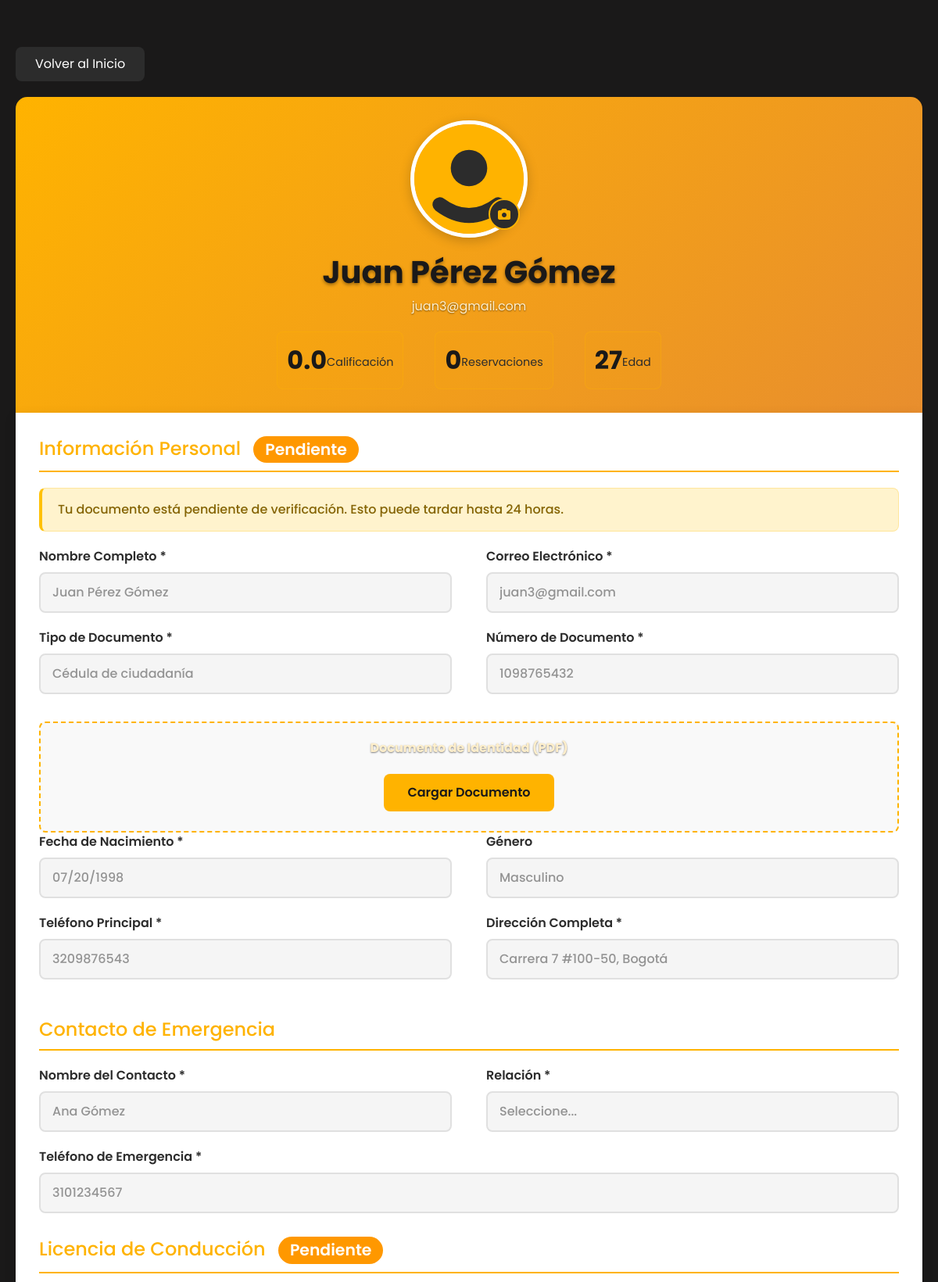
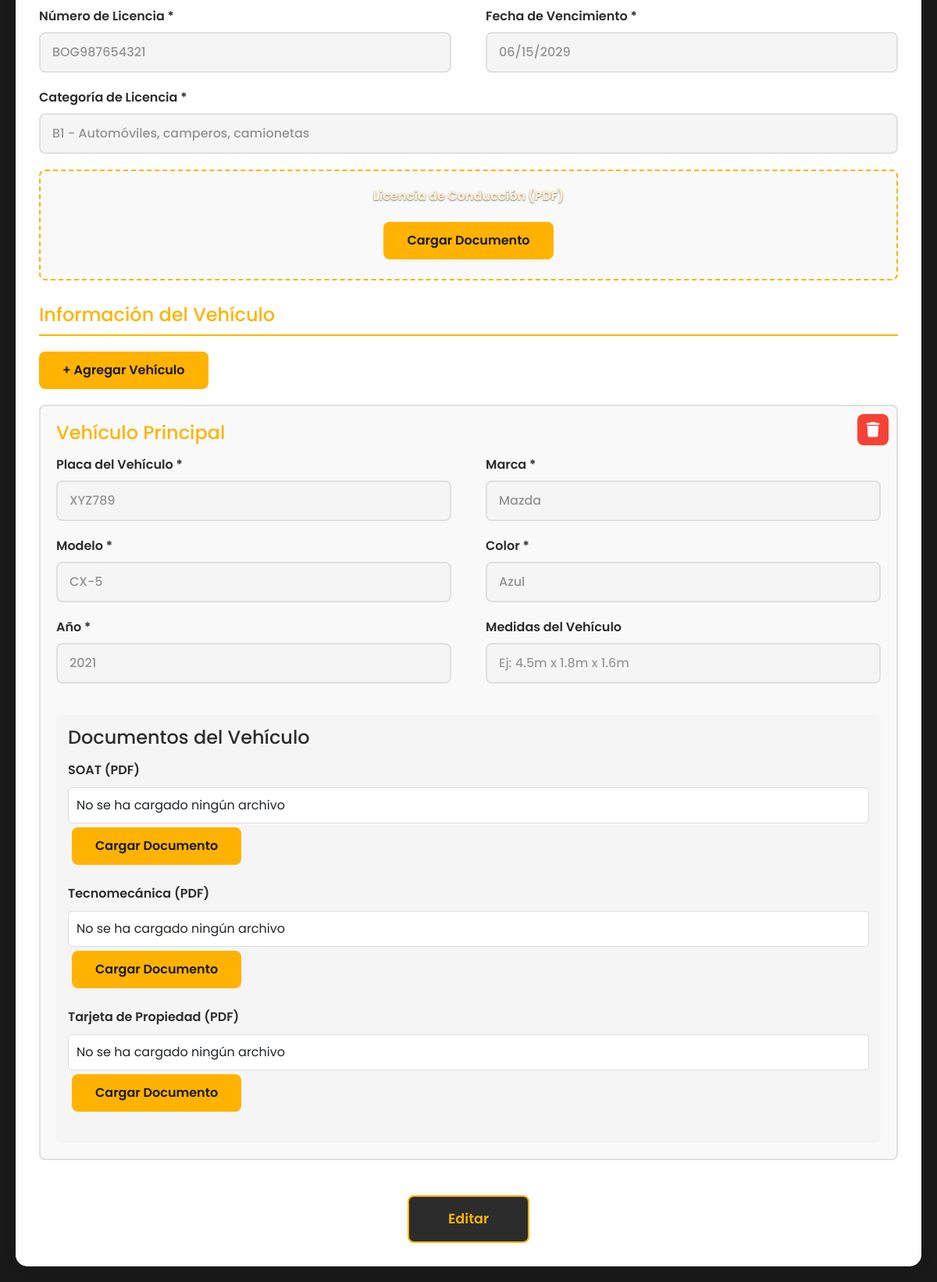
The app's page /driver/profile (signed in) with its own data (2 pictures, top to bottom).
### tables this page shows
CREATE TABLE users (
            id INTEGER PRIMARY KEY AUTOINCREMENT,
            name TEXT NOT NULL,
            email TEXT NOT NULL UNIQUE,
            password BLOB NOT NULL,
            phone TEXT,
            role TEXT
        , document_type TEXT, document_number TEXT, emergency_phone TEXT, emergency_contact_name TEXT, emergency_contact_relationship TEXT, birth_date TEXT, address TEXT, profile_photo TEXT, document_photo TEXT, license_number TEXT, license_expiry_date TEXT, license_category TEXT, license_photo TEXT, gender TEXT, vehicle_plate TEXT, vehicle_brand TEXT, vehicle_model TEXT, vehicle_color TEXT, vehicle_year INTEGER, document_verified TEXT DEFAULT "pendiente", license_verified TEXT DEFAULT "pendiente", rating REAL DEFAULT 0.0, total_reservations INTEGER DEFAULT 0, total_cancellations INTEGER DEFAULT 0, account_status TEXT DEFAULT "activo", last_activity TIMESTAMP);

### app.py (the view)
@app.route('/driver/profile')
def driver_profile():
    if 'user_id' not in session:
        return redirect(url_for('auth.login'))
    from models import get_driver_profile, check_license_validity, get_driver_age
    user_id = session['user_id']
    profile = get_driver_profile(user_id)
    if not profile:
        flash('No se pudo cargar el perfil', 'error')
        return redirect(url_for('driver_index'))
    profile['age'] = get_driver_age(user_id)
    profile['license_validity'] = check_license_validity(user_id)
    return render_template('driver_profile_new.html', profile=profile)

### templates/driver_profile_new.html (shortened to what this page needs)
{% extends "layout.html" %}
{% block content %}
<div class="profile-container">
    <a href="{{ url_for('driver_index') }}" class="back-btn">Volver al Inicio</a>
    <div class="profile-header">
        <div class="profile-photo-container">
            <img
                src="{{ profile.profile_photo or '/static/img/default-avatar.svg' }}"
                alt="Foto de perfil"
                class="profile-photo"
                id="profilePhotoPreview"
            >
            <label for="profilePhotoInput" class="photo-upload-btn" title="Cambiar foto">
                <i class="fas fa-camera"></i>
            </label>
        </div>
        <h1>{{ profile.name }}</h1>
        <p>{{ profile.email }}</p>
        <div class="profile-stats">
            <div class="stat-item">
                <div class="stat-value">{{ "%.1f"|format(profile.rating) }}</div>
                <div class="stat-label">Calificación</div>
            </div>
            <div class="stat-item">
                <div class="stat-value">{{ profile.total_reservations }}</div>
                <div class="stat-label">Reservaciones</div>
            </div>
            <div class="stat-item">
                <div class="stat-value">{{ profile.age or 'N/A' }}</div>
                <div class="stat-label">Edad</div>
            </div>
        </div>
    </div>
    <div class="profile-body">
        <form id="profileForm">
            <h2 class="section-title">
                Información Personal
                {% if profile.document_verified == 'verificado' %}
                    <span class="verification-badge badge-verified">Verificado</span>
                {% elif profile.document_verified == 'rechazado' %}
                    <span class="verification-badge badge-rejected">Rechazado</span>
                {% else %}
                    <span class="verification-badge badge-pending">Pendiente</span>
                {% endif %}
            </h2>
            {% if profile.document_verified == 'rechazado' %}
                <div class="alert alert-danger">
                    Tu documento fue rechazado. Por favor verifica la información y vuelve a cargar los documentos.
                </div>
            {% elif profile.document_verified == 'pendiente' %}
                <div class="alert alert-warning">
                    Tu documento está pendiente de verificación. Esto puede tardar hasta 24 horas.
                </div>
            {% endif %}
            <div class="row">
                <div class="form-group">
                    <label class="form-label">Nombre Completo *</label>
                    <input type="text" class="form-control" name="name" value="{{ profile.name }}" required disabled>
                </div>
                <div class="form-group">
                    <label class="form-label">Correo Electrónico *</label>
                    <input type="email" class="form-control" value="{{ profile.email }}" disabled>
                </div>
            </div>
            <div class="row">
                <div class="form-group">
                    <label class="form-label">Tipo de Documento *</label>
                    <select class="form-control" name="document_type" required disabled>
                        <option value="Cédula de ciudadanía" {{ 'selected' if profile.document_type == 'Cédula de ciudadanía' }}>Cédula de ciudadanía</option>
                    </select>
                </div>
                <div class="form-group">
                    <label class="form-label">Número de Documento *</label>
                    <input type="text" class="form-control" name="document_number" value="{{ profile.document_number or '' }}" required disabled>
                </div>
            </div>
            <div class="document-upload">
                <p><strong>Documento de Identidad (PDF)</strong></p>
                <button type="button" class="upload-btn" onclick="document.getElementById('documentPdfInput').click()">
                    Cargar Documento
                </button>
            </div>
            <div class="row">
                <div class="form-group">
                    <label class="form-label">Fecha de Nacimiento *</label>
                    <input type="date" class="form-control" name="birth_date" value="{{ profile.birth_date or '' }}" required disabled>
                </div>
                <div class="form-group">
                    <label class="form-label">Género</label>
                    <select class="form-control" name="gender" disabled>
                        <option value="Masculino" {{ 'selected' if profile.gender == 'Masculino' }}>Masculino</option>
                    </select>
                </div>
            </div>
            <div class="row">
                <div class="form-group">
                    <label class="form-label">Teléfono Principal *</label>
                    <input type="tel" class="form-control" name="phone" value="{{ profile.phone or '' }}" required disabled>
                </div>
                <div class="form-group">
                    <label class="form-label">Dirección Completa *</label>
                    <input type="text" class="form-control" name="address" value="{{ profile.address or '' }}" required disabled>
                </div>
            </div>
            <h2 class="section-title">Contacto de Emergencia</h2>
            <div class="row">
                <div class="form-group">
                    <label class="form-label">Nombre del Contacto *</label>
                    <input type="text" class="form-control" name="emergency_contact_name" value="{{ profile.emergency_contact_name or '' }}" required disabled>
                </div>
                <div class="form-group">
                    <label class="form-label">Relación *</label>
                    <select class="form-control" name="emergency_contact_relationship" required disabled>
                        <option value="">Seleccione...</option>
                    </select>
                </div>
            </div>
            <div class="form-group">
                <label class="form-label">Teléfono de Emergencia *</label>
                <input type="tel" class="form-control" name="emergency_phone" value="{{ profile.emergency_phone or '' }}" required disabled>
            </div>
            <h2 class="section-title">
                Licencia de Conducción
                {% if profile.license_verified == 'verificado' %}
                    <span class="verification-badge badge-verified">Verificada</span>
                {% elif profile.license_verified == 'rechazado' %}
                    <span class="verification-badge badge-rejected">Rechazada</span>
                {% else %}
                    <span class="verification-badge badge-pending">Pendiente</span>
                {% endif %}
            </h2>
            <div class="row">
                <div class="form-group">
                    <label class="form-label">Número de Licencia *</label>
                    <input type="text" class="form-control" name="license_number" value="{{ profile.license_number or '' }}" required disabled>
                </div>
                <div class="form-group">
                    <label class="form-label">Fecha de Vencimiento *</label>
                    <input type="date" class="form-control" name="license_expiry_date" value="{{ profile.license_expiry_date or '' }}" required disabled>
                </div>
            </div>
            <div class="form-group">
                <label class="form-label">Categoría de Licencia *</label>
                <select class="form-control" name="license_category" required disabled>
                    <option value="B1" {{ 'selected' if profile.license_category == 'B1' }}>B1 - Automóviles, camperos, camionetas</option>
                </select>
            </div>
            <div class="document-upload">
                <p><strong>Licencia de Conducción (PDF)</strong></p>
                <button type="button" class="upload-btn" onclick="document.getElementById('licensePdfInput').click()">
                    Cargar Documento
                </button>
            </div>
            <h2 class="section-title">Información del Vehículo</h2>
            <button type="button" class="add-vehicle-btn" id="addVehicleBtn">+ Agregar Vehículo</button>
            <div id="vehiclesContainer">
                {% if profile.vehicle_plate %}
                <div class="vehicle-item" data-vehicle-id="1">
                    <button type="button" class="remove-vehicle-btn" onclick="removeVehicle(this)" title="Eliminar vehículo">
                        <i class="fas fa-trash"></i>
                    </button>
                    <h4>Vehículo Principal</h4>
                    <div class="row">
                        <div class="form-group">
                            <label class="form-label">Placa del Vehículo *</label>
                            <input type="text" class="form-control vehicle-plate" name="vehicle_plate" value="{{ profile.vehicle_plate or '' }}" style="text-transform: uppercase;" disabled>
                        </div>
                        <div class="form-group">
                            <label class="form-label">Marca *</label>
                            <input type="text" class="form-control" name="vehicle_brand" value="{{ profile.vehicle_brand or '' }}" disabled>
                        </div>
                    </div>
                    <div class="row">
                        <div class="form-group">
                            <label class="form-label">Modelo *</label>
                            <input type="text" class="form-control" name="vehicle_model" value="{{ profile.vehicle_model or '' }}" disabled>
                        </div>
                        <div class="form-group">
                            <label class="form-label">Color *</label>
                            <input type="text" class="form-control" name="vehicle_color" value="{{ profile.vehicle_color or '' }}" disabled>
                        </div>
                    </div>
                    <div class="row">
                        <div class="form-group">
                            <label class="form-label">Año *</label>
                            <input type="number" class="form-control" name="vehicle_year" value="{{ profile.vehicle_year or '' }}" min="1900" max="2099" disabled>
                        </div>
                        <div class="form-group">
                            <label class="form-label">Medidas del Vehículo</label>
                            <input type="text" class="form-control" name="vehicle_dimensions" value="{{ profile.vehicle_dimensions or '' }}" placeholder="Ej: 4.5m x 1.8m x 1.6m" disabled>
                        </div>
                    </div>
                    <div class="pdf-upload-section">
                        <h4 style="color: #2C2C2C; margin-bottom: 15px;">Documentos del Vehículo</h4>
                        <div class="form-group">
                            <label class="form-label">SOAT (PDF)</label>
                            <div class="file-info" id="soatFileInfo1">No se ha cargado ningún archivo</div>
                            <button type="button" class="upload-btn" onclick="document.getElementById('soatPdfInput1').click()">
                                Cargar Documento
                            </button>
                        </div>
                        <div class="form-group">
                            <label class="form-label">Tecnomecánica (PDF)</label>
                            <div class="file-info" id="tecnoFileInfo1">No se ha cargado ningún archivo</div>
                            <button type="button" class="upload-btn" onclick="document.getElementById('tecnoPdfInput1').click()">
                                Cargar Documento
                            </button>
                        </div>
                        <div class="form-group">
                            <label class="form-label">Tarjeta de Propiedad (PDF)</label>
                            <div class="file-info" id="propiedadFileInfo1">No se ha cargado ningún archivo</div>
                            <button type="button" class="upload-btn" onclick="document.getElementById('propiedadPdfInput1').click()">
                                Cargar Documento
                            </button>
                        </div>
                    </div>
                </div>
                {% endif %}
            </div>
            <div style="text-align: center;">
                <div class="btn-group">
                    <button type="button" class="edit-btn" id="editBtn">Editar</button>
                </div>
            </div>
        </form>
    </div>
</div>
<link rel="stylesheet" href="https://cdnjs.cloudflare.com/ajax/libs/font-awesome/6.0.0/css/all.min.css">
{% endblock %}

### templates/layout.html (shortened to what this page needs)
<!DOCTYPE html>
<html lang="es">
<head>
  <link href="https://cdn.jsdelivr.net/npm/bootstrap@5.3.2/dist/css/bootstrap.min.css" rel="stylesheet">
  <link rel="stylesheet" href="https://unpkg.com/leaflet@1.9.4/dist/leaflet.css" />
  <link rel="stylesheet" href="{{ url_for('static', filename='style.css') }}">
</head>
<body>
  {% block content %}{% endblock %}
</body>
</html>

### records on screen
users: name "Juan Pérez Gómez", email "juan3@gmail.com", rating "0.0", total_reservations "0", document_number "1098765432", birth_date "07/20/1998", phone "3209876543", address "Carrera 7 #100-50, Bogotá", emergency_contact_name "Ana Gómez", emergency_phone "3101234567", license_number "BOG987654321", license_expiry_date "06/15/2029", vehicle_plate "XYZ789", vehicle_brand "Mazda", vehicle_model "CX-5", vehicle_color "Azul", vehicle_year "2021"

### other values on screen
{{ profile.age or 'N/A' }} "27"
